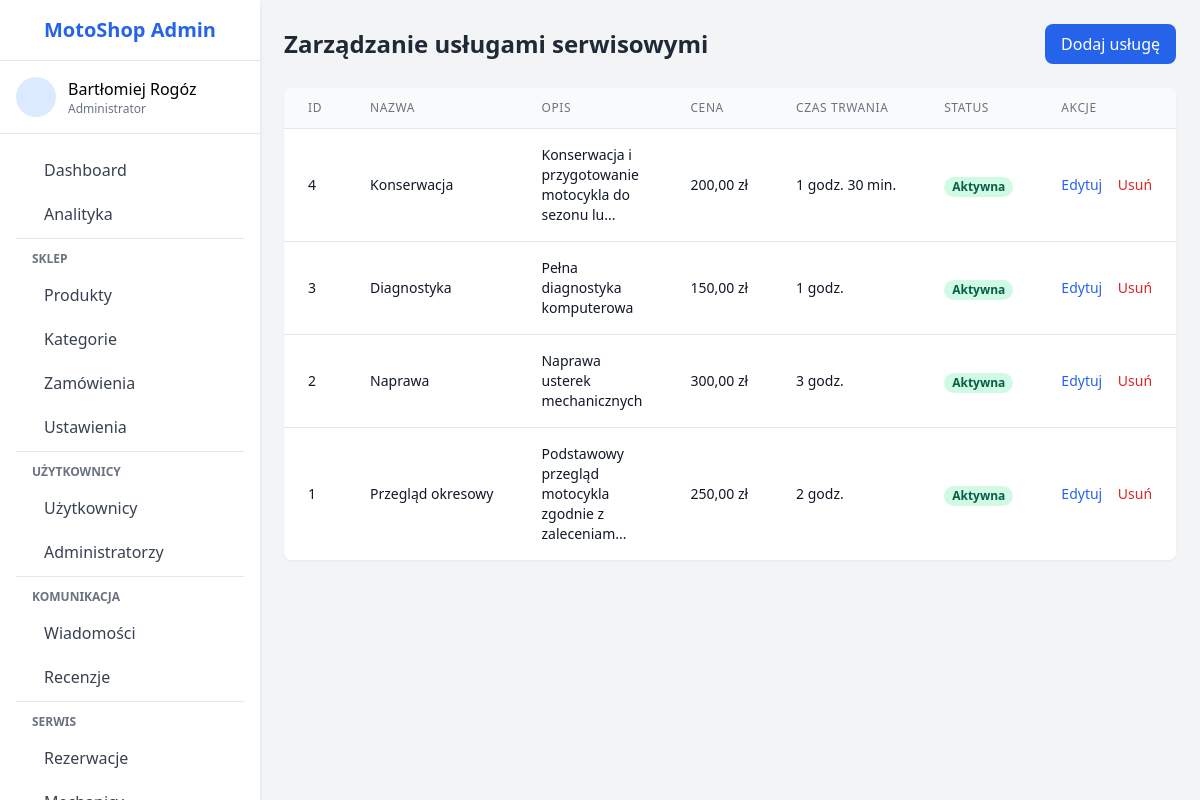
Page /admin/services.php (signed in) on the committed database.
### tables this page shows
CREATE TABLE `services` (
  `id` int(11) NOT NULL,
  `name` varchar(255) NOT NULL,
  `description` text DEFAULT NULL,
  `price` decimal(10,2) DEFAULT NULL,
  `duration` int(11) DEFAULT NULL,
  `status` varchar(20) NOT NULL DEFAULT 'active',
  `created_at` timestamp NOT NULL DEFAULT current_timestamp(),
  `updated_at` timestamp NOT NULL DEFAULT current_timestamp() ON UPDATE current_timestamp()
);

### admin/services.php (the view, shortened to what this page needs)
<?php
$base_path = dirname(__DIR__);
require_once $base_path . '/includes/config.php';
$services_query = "SELECT * FROM services ORDER BY id DESC";
$services_result = $conn->query($services_query);
$services = [];
if ($services_result && $services_result->num_rows > 0) {
    while ($row = $services_result->fetch_assoc()) {
        $services[] = $row;
    }
}
include 'includes/header.php';
include 'includes/sidebar.php';
?>
<div class="admin-content ml-0 lg:ml-260 p-4 md:p-6">
    <div class="flex justify-between items-center mb-6">
        <h1 class="text-2xl font-bold text-gray-800">Zarządzanie usługami serwisowymi</h1>
        <button id="show-add-form" class="bg-blue-600 text-white py-2 px-4 rounded-lg font-medium hover:bg-blue-700 transition">
            Dodaj usługę
        </button>
    </div>
    <div class="bg-white rounded-lg shadow-sm overflow-hidden">
        <?php if (empty($services)): ?>
        <div class="p-6 text-center">
            <p class="text-gray-500">Nie dodano jeszcze żadnych usług.</p>
        </div>
        <?php else: ?>
        <div class="overflow-x-auto">
            <table class="min-w-full divide-y divide-gray-200">
                <thead class="bg-gray-50">
                    <tr>
                        <th scope="col" class="px-6 py-3 text-left text-xs font-medium text-gray-500 uppercase tracking-wider">
                            ID
                        </th>
                        <th scope="col" class="px-6 py-3 text-left text-xs font-medium text-gray-500 uppercase tracking-wider">
                            Nazwa
                        </th>
                        <th scope="col" class="px-6 py-3 text-left text-xs font-medium text-gray-500 uppercase tracking-wider">
                            Opis
                        </th>
                        <th scope="col" class="px-6 py-3 text-left text-xs font-medium text-gray-500 uppercase tracking-wider">
                            Cena
                        </th>
                        <th scope="col" class="px-6 py-3 text-left text-xs font-medium text-gray-500 uppercase tracking-wider">
                            Czas trwania
                        </th>
                        <th scope="col" class="px-6 py-3 text-left text-xs font-medium text-gray-500 uppercase tracking-wider">
                            Status
                        </th>
                        <th scope="col" class="px-6 py-3 text-left text-xs font-medium text-gray-500 uppercase tracking-wider">
                            Akcje
                        </th>
                    </tr>
                </thead>
                <tbody class="bg-white divide-y divide-gray-200">
                    <?php foreach ($services as $service): ?>
                    <tr class="hover:bg-gray-50">
                        <td class="px-6 py-4 whitespace-nowrap">
                            <div class="text-sm text-gray-900"><?php echo $service['id']; ?></div>
                        </td>
                        <td class="px-6 py-4 whitespace-nowrap">
                            <div class="text-sm font-medium text-gray-900"><?php echo $service['name']; ?></div>
                        </td>
                        <td class="px-6 py-4">
                            <div class="text-sm text-gray-900"><?php echo mb_substr($service['description'], 0, 50); ?><?php echo strlen($service['description']) > 50 ? '...' : ''; ?></div>
                        </td>
                        <td class="px-6 py-4 whitespace-nowrap">
                            <div class="text-sm text-gray-900"><?php echo number_format($service['price'], 2, ',', ' '); ?> zł</div>
                        </td>
                        <td class="px-6 py-4 whitespace-nowrap">
                            <div class="text-sm text-gray-900">
                                <?php
                                $hours = floor($service['duration'] / 60);
                                $minutes = $service['duration'] % 60;
                                if ($hours > 0) {
                                    echo $hours . ' godz. ';
                                }
                                if ($minutes > 0 || $hours == 0) {
                                    echo $minutes . ' min.';
                                }
                                ?>
                            </div>
                        </td>
                        <td class="px-6 py-4 whitespace-nowrap">
                            <?php if ($service['status'] == 'active'): ?>
                            <span class="px-2 inline-flex text-xs leading-5 font-semibold rounded-full bg-green-100 text-green-800">
                                Aktywna
                            </span>
                            <?php else: ?>
                            <span class="px-2 inline-flex text-xs leading-5 font-semibold rounded-full bg-red-100 text-red-800">
                                Nieaktywna
                            </span>
                            <?php endif; ?>
                        </td>
                        <td class="px-6 py-4 whitespace-nowrap text-sm font-medium">
                            <a href="?edit=1&id=<?php echo $service['id']; ?>" class="text-blue-600 hover:text-blue-900 mr-3">
                                Edytuj
                            </a>
                            <a href="#" onclick="confirmDelete(<?php echo $service['id']; ?>, '<?php echo $service['name']; ?>')" class="text-red-600 hover:text-red-900">
                                Usuń
                            </a>
                        </td>
                    </tr>
                    <?php endforeach; ?>
                </tbody>
            </table>
        </div>
        <?php endif; ?>
    </div>
</div>
<?php
include 'includes/footer.php';
?>

### admin/includes/header.php (style rules this page uses)
* { box-sizing: border-box; }
body { overflow-x: hidden; }
.admin-content { flex-grow: 1; margin-left: 260px; width: calc(100% - 260px); transition: all 0.3s; }

### rows in the picture
services: id "4", name "Konserwacja", description "Konserwacja i przygotowanie motocykla do sezonu lu", price "200,00", duration "1", duration "30", status "Aktywna"
services: id "3", name "Diagnostyka", description "Pełna diagnostyka komputerowa", price "150,00", duration "1", status "Aktywna"
services: id "2", name "Naprawa", description "Naprawa usterek mechanicznych", price "300,00", duration "3", status "Aktywna"
services: id "1", name "Przegląd okresowy", description "Podstawowy przegląd motocykla zgodnie z zaleceniam", price "250,00", duration "2", status "Aktywna"

### other values in the picture
$_SESSION['admin_name'] "Bartłomiej Rogóz"
$role_display "Administrator"
